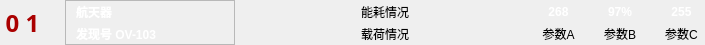
<?xml version="1.0" encoding="UTF-8"?>
<ui version="4.0">
 <class>CEquipEnergyItemWidget</class>
 <widget class="QWidget" name="CEquipEnergyItemWidget">
  <property name="geometry">
   <rect>
    <x>0</x>
    <y>0</y>
    <width>705</width>
    <height>45</height>
   </rect>
  </property>
  <property name="minimumSize">
   <size>
    <width>705</width>
    <height>45</height>
   </size>
  </property>
  <property name="maximumSize">
   <size>
    <width>705</width>
    <height>50</height>
   </size>
  </property>
  <property name="contextMenuPolicy">
   <enum>Qt::DefaultContextMenu</enum>
  </property>
  <property name="windowTitle">
   <string>CEquipEnergyItemWidget</string>
  </property>
  <property name="styleSheet">
   <string notr="true"/>
  </property>
  <layout class="QGridLayout" name="gridLayout">
   <property name="margin">
    <number>0</number>
   </property>
   <property name="spacing">
    <number>0</number>
   </property>
   <item row="0" column="0">
    <layout class="QHBoxLayout" name="horizontalLayout_4">
     <property name="spacing">
      <number>20</number>
     </property>
     <item>
      <layout class="QHBoxLayout" name="horizontalLayout">
       <item>
        <widget class="QLabel" name="labelIndex">
         <property name="minimumSize">
          <size>
           <width>45</width>
           <height>45</height>
          </size>
         </property>
         <property name="maximumSize">
          <size>
           <width>45</width>
           <height>45</height>
          </size>
         </property>
         <property name="font">
          <font>
           <family>Agency FB</family>
           <pointsize>18</pointsize>
           <weight>75</weight>
           <italic>false</italic>
           <bold>true</bold>
          </font>
         </property>
         <property name="layoutDirection">
          <enum>Qt::LeftToRight</enum>
         </property>
         <property name="styleSheet">
          <string notr="true">color: rgb(170, 0, 0);
font: 18pt &quot;Agency FB&quot;;
font: bold;</string>
         </property>
         <property name="text">
          <string>0 1</string>
         </property>
         <property name="alignment">
          <set>Qt::AlignCenter</set>
         </property>
        </widget>
       </item>
       <item>
        <layout class="QVBoxLayout" name="verticalLayout">
         <property name="spacing">
          <number>0</number>
         </property>
         <property name="leftMargin">
          <number>0</number>
         </property>
         <item>
          <widget class="QFrame" name="NameFrame">
           <property name="frameShape">
            <enum>QFrame::StyledPanel</enum>
           </property>
           <property name="frameShadow">
            <enum>QFrame::Raised</enum>
           </property>
           <layout class="QVBoxLayout" name="verticalLayout_7">
            <property name="spacing">
             <number>0</number>
            </property>
            <property name="leftMargin">
             <number>10</number>
            </property>
            <property name="topMargin">
             <number>0</number>
            </property>
            <property name="rightMargin">
             <number>0</number>
            </property>
            <property name="bottomMargin">
             <number>0</number>
            </property>
            <item>
             <widget class="QLabel" name="labelType">
              <property name="styleSheet">
               <string notr="true">font: bold;
color: rgb(255, 255, 255);</string>
              </property>
              <property name="text">
               <string>航天器</string>
              </property>
             </widget>
            </item>
            <item>
             <widget class="QLabel" name="labelID">
              <property name="minimumSize">
               <size>
                <width>158</width>
                <height>0</height>
               </size>
              </property>
              <property name="styleSheet">
               <string notr="true">font: 12pt &quot;新宋体&quot;;
font: bold;
color: rgb(255, 255, 255);</string>
              </property>
              <property name="text">
               <string>发现号 OV-103</string>
              </property>
             </widget>
            </item>
           </layout>
           <zorder>labelID</zorder>
           <zorder>labelType</zorder>
          </widget>
         </item>
        </layout>
       </item>
       <item>
        <widget class="QLabel" name="labelLogo">
         <property name="minimumSize">
          <size>
           <width>70</width>
           <height>30</height>
          </size>
         </property>
         <property name="maximumSize">
          <size>
           <width>70</width>
           <height>30</height>
          </size>
         </property>
         <property name="text">
          <string/>
         </property>
        </widget>
       </item>
      </layout>
     </item>
     <item>
      <layout class="QHBoxLayout" name="horizontalLayout_3">
       <item>
        <layout class="QVBoxLayout" name="verticalLayout_2">
         <property name="spacing">
          <number>0</number>
         </property>
         <item>
          <widget class="QLabel" name="label_energy">
           <property name="minimumSize">
            <size>
             <width>80</width>
             <height>22</height>
            </size>
           </property>
           <property name="text">
            <string>能耗情况</string>
           </property>
           <property name="alignment">
            <set>Qt::AlignCenter</set>
           </property>
          </widget>
         </item>
         <item>
          <widget class="QLabel" name="label_load">
           <property name="minimumSize">
            <size>
             <width>80</width>
             <height>22</height>
            </size>
           </property>
           <property name="text">
            <string>载荷情况</string>
           </property>
           <property name="alignment">
            <set>Qt::AlignCenter</set>
           </property>
          </widget>
         </item>
        </layout>
       </item>
       <item>
        <layout class="QVBoxLayout" name="verticalLayout_6">
         <property name="spacing">
          <number>0</number>
         </property>
         <item>
          <widget class="QWidget" name="EnergyWidget" native="true"/>
         </item>
         <item>
          <widget class="QWidget" name="LoadWidget" native="true"/>
         </item>
        </layout>
       </item>
      </layout>
     </item>
     <item>
      <layout class="QHBoxLayout" name="horizontalLayout_2">
       <property name="spacing">
        <number>15</number>
       </property>
       <item>
        <layout class="QVBoxLayout" name="verticalLayout_3">
         <property name="spacing">
          <number>0</number>
         </property>
         <item>
          <widget class="QLabel" name="label_para1">
           <property name="minimumSize">
            <size>
             <width>30</width>
             <height>22</height>
            </size>
           </property>
           <property name="styleSheet">
            <string notr="true">font: bold;
color: rgb(255, 255, 255);</string>
           </property>
           <property name="text">
            <string>268</string>
           </property>
           <property name="alignment">
            <set>Qt::AlignCenter</set>
           </property>
          </widget>
         </item>
         <item>
          <widget class="QLabel" name="label_paraA">
           <property name="minimumSize">
            <size>
             <width>30</width>
             <height>22</height>
            </size>
           </property>
           <property name="text">
            <string>参数A</string>
           </property>
           <property name="alignment">
            <set>Qt::AlignCenter</set>
           </property>
          </widget>
         </item>
        </layout>
       </item>
       <item>
        <layout class="QVBoxLayout" name="verticalLayout_4">
         <property name="spacing">
          <number>0</number>
         </property>
         <item>
          <widget class="QLabel" name="label_para2">
           <property name="minimumSize">
            <size>
             <width>30</width>
             <height>22</height>
            </size>
           </property>
           <property name="styleSheet">
            <string notr="true">font: bold;
color: rgb(255, 255, 255);</string>
           </property>
           <property name="text">
            <string>97%</string>
           </property>
           <property name="alignment">
            <set>Qt::AlignCenter</set>
           </property>
          </widget>
         </item>
         <item>
          <widget class="QLabel" name="label_paraB">
           <property name="minimumSize">
            <size>
             <width>30</width>
             <height>22</height>
            </size>
           </property>
           <property name="text">
            <string>参数B</string>
           </property>
           <property name="alignment">
            <set>Qt::AlignCenter</set>
           </property>
          </widget>
         </item>
        </layout>
       </item>
       <item>
        <layout class="QVBoxLayout" name="verticalLayout_5">
         <property name="spacing">
          <number>0</number>
         </property>
         <item>
          <widget class="QLabel" name="label_para3">
           <property name="minimumSize">
            <size>
             <width>30</width>
             <height>22</height>
            </size>
           </property>
           <property name="styleSheet">
            <string notr="true">font: bold;
color: rgb(255, 255, 255);</string>
           </property>
           <property name="text">
            <string>255</string>
           </property>
           <property name="alignment">
            <set>Qt::AlignCenter</set>
           </property>
          </widget>
         </item>
         <item>
          <widget class="QLabel" name="label_paraC">
           <property name="minimumSize">
            <size>
             <width>30</width>
             <height>22</height>
            </size>
           </property>
           <property name="text">
            <string>参数C</string>
           </property>
           <property name="alignment">
            <set>Qt::AlignCenter</set>
           </property>
          </widget>
         </item>
        </layout>
       </item>
      </layout>
     </item>
    </layout>
   </item>
  </layout>
 </widget>
 <resources/>
 <connections/>
</ui>
